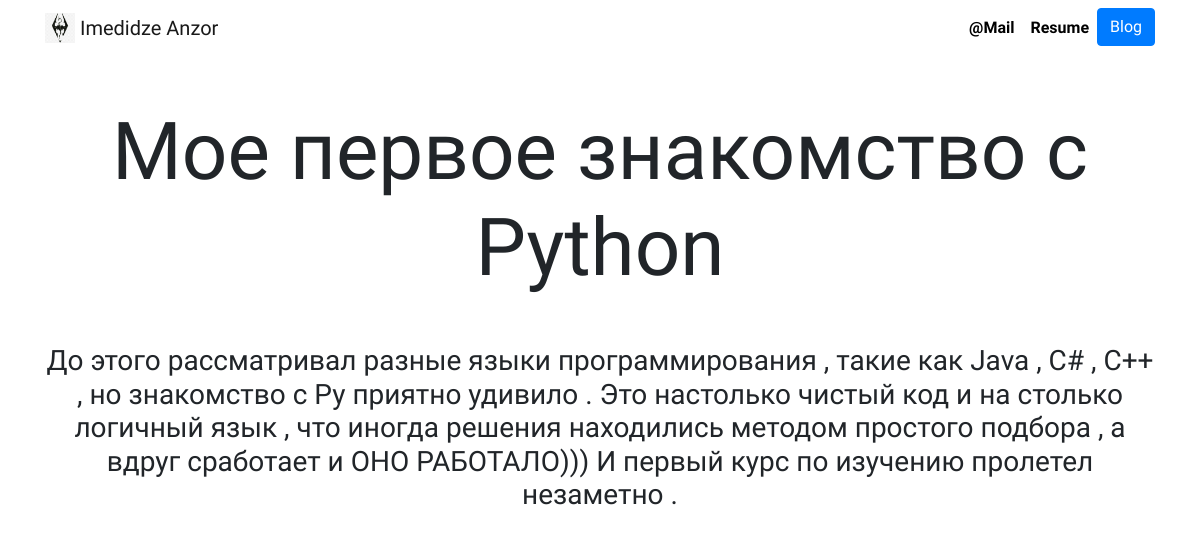
The page /blog/6/ on the database its author committed.
### blog/models.py (models this page shows, shortened)
class Blog(models.Model):
    title = models.CharField(max_length=200)
    descript = models.TextField()
    data = models.DateField()

### blog/views.py (the view)
# urls.py: path('<int:blog_id>/', views.detail,name = 'detail'),
def detail(request,blog_id):
    blog = get_object_or_404(Blog,pk=blog_id)
    return render(request,'detail.html',{'blog':blog})

### blog/templates/detail.html (shortened to what this page needs)
{% extends "base.html" %}
{% load static %}
{% block content %}
<h1 class="text-center mt-5" id="blogdetailtitle">{{ blog.title }}</h1>
<h3 class="text-center mt-5">{{ blog.descript|safe }}</h3>
{% endblock %}

### portfolioApp/static/custom.css (style rules this page uses)
body { font-family: 'Comfortaa', cursive; }
@media (min-width: 992px) { #blogdetailtitle { font-size: 5rem; } }

### rows shown on the page
Blog: title "Мое первое знакомство с Python", descript "До этого рассматривал разные языки программирования , такие как Java , C# , C++ , но знакомство с Py приятно удивило . Это настолько чистый код и на столько логичный язык , что иногда решения находились методом простого подбора , а вдруг сработает и ОНО РАБОТАЛО))) И первый курс по изучению пролетел незаметно ."
